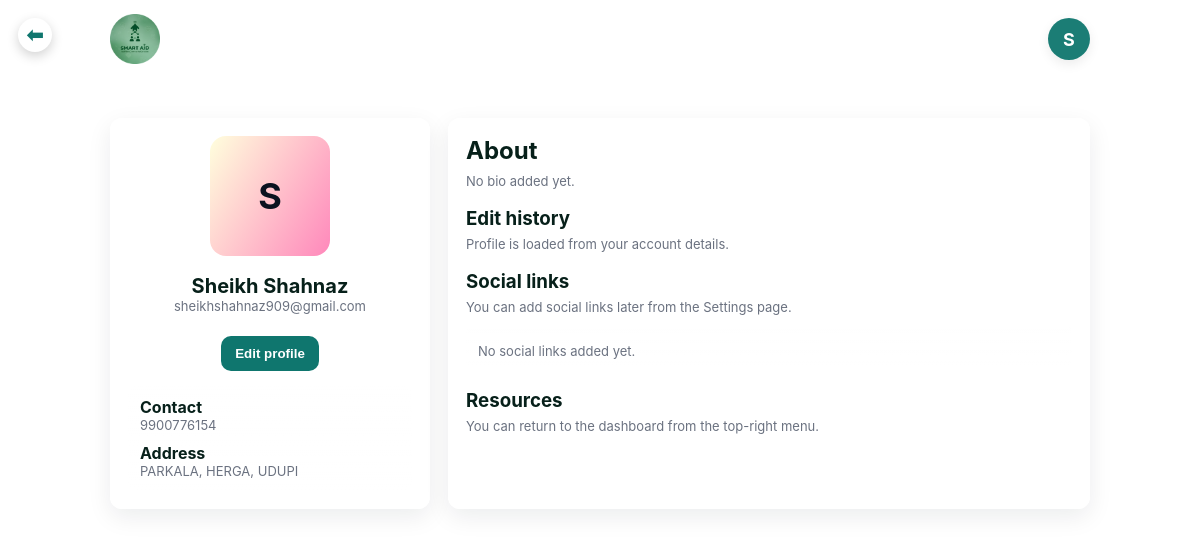
Screenshot of /donor_profile.php (signed in) with the database file from the repository.
### tables this page shows
CREATE TABLE `users` (
  `user_id` int(11) NOT NULL,
  `name` varchar(255) NOT NULL,
  `email` varchar(255) NOT NULL,
  `password_hash` varchar(255) NOT NULL,
  `phone` varchar(20) DEFAULT NULL,
  `location` varchar(255) DEFAULT NULL,
  `role` enum('donor','reporter','admin') NOT NULL,
  `verification_status` enum('none','pending','verified','rejected') DEFAULT 'none',
  `created_at` timestamp NOT NULL DEFAULT current_timestamp(),
  `status` enum('active','blocked') NOT NULL DEFAULT 'active',
  `lat` decimal(10,7) DEFAULT NULL,
  `lng` decimal(10,7) DEFAULT NULL
);

### donor_profile.php (the view, shortened to what this page needs)
<?php
require 'config.php';
$userId = (int)$_SESSION['user_id'];
$stmt = $pdo->prepare("SELECT name, email, phone, location FROM users WHERE user_id = :uid LIMIT 1");
$stmt->execute([':uid' => $userId]);
$user = $stmt->fetch(PDO::FETCH_ASSOC);
function h($v) {
    return htmlspecialchars($v ?? '', ENT_QUOTES, 'UTF-8');
}
$name     = $user['name'] ?? '';
$email    = $user['email'] ?? '';
$phone    = $user['phone'] ?? '';
$location = $user['location'] ?? '';
$initialSource = $name !== '' ? $name : $email;
$initial = $initialSource !== '' ? mb_strtoupper(mb_substr($initialSource, 0, 1, 'UTF-8')) : 'U';
?>
<!doctype html>
<html lang="en">
<head>
</head>
<body>
  <a href="donor_homepage.php" class="back-btn">&#11013;</a>
  <header>
    <div class="brand">
      <div class="logo"><img src="images/circle-logo.png" alt="Smart Aid logo"></div>
      <div>
        <div style="font-weight:700;color:white">Smart Aid</div>
        <div class="muted" style="font-size:13px;color:rgba(255,255,255,0.9)">Donor profile</div>
      </div>
    </div>
    <div class="user-area" style="position:relative;">
      <div id="userInitial" class="user-initial" aria-haspopup="true" aria-expanded="false">
        <?php echo h($initial); ?>
      </div>
    </div>
  </header>
  <div class="wrap">
    <aside class="card" aria-labelledby="profileCard">
      <div class="profile-head">
        <div class="avatar" id="avatarBox">
          <span id="avatarLetter"><?php echo h($initial); ?></span>
        </div>
        <div>
          <h1 id="displayName"><?php echo h($name); ?></h1>
          <div class="muted" id="displayEmail"><?php echo h($email); ?></div>
        </div>
        <div class="actions" style="margin-top:10px">
          <button class="btn btn-primary" id="editProfileBtn">Edit profile</button>
        </div>
      </div>
      <div style="margin-top:14px" class="small-card">
        <div style="font-weight:700">Contact</div>
        <div class="muted" id="displayPhone">
          <?php echo $phone !== '' ? h($phone) : '—'; ?>
        </div>
        <div style="height:10px"></div>
        <div style="font-weight:700">Address</div>
        <div class="muted" id="displayAddress">
          <?php echo $location !== '' ? h($location) : '—'; ?>
        </div>
      </div>
    </aside>
    <section class="card" aria-labelledby="aboutSection">
      <h2 id="aboutSection">About</h2>
      <div class="muted" id="displayBio">No bio added yet.</div>
      <div style="margin-top:18px">
        <h3>Edit history</h3>
        <div class="muted" id="editHistory">Profile is loaded from your account details.</div>
      </div>
      <div style="margin-top:18px">
        <h3>Social links</h3>
        <div class="muted" style="font-size:13px;margin-bottom:8px">
          You can add social links later from the Settings page.
        </div>
        <div id="socialBox" class="small-card">
          <div style="display:flex;flex-direction:column;gap:8px">
            <div id="noSocialsMsg" class="muted">No social links added yet.</div>
          </div>
        </div>
      </div>
      <div style="margin-top:18px">
        <h3>Resources</h3>
        <div class="muted">You can return to the dashboard from the top-right menu.</div>
      </div>
    </section>
  </div>
</body>
</html>

### donor_profile.php (style rules this page uses)
:root { --card:#ffffffcc; --muted:#6b7280; --accent:#0f766e; --shadow: 0 8px 24px rgba(16,24,40,0.08); --radius:12px; font-family: Inter, system-ui, -apple-system, "Segoe UI", Roboto, "Helvetica Neue", Arial; }
html,body { height:100%;margin:0;-webkit-font-smoothing:antialiased; }
body { background: linear-gradient(180deg, rgba(255,255,255,0.6), rgba(255,255,255,0.4)), url('signin-background.jpeg.jpg') center/cover no-repeat; font-family:Inter, system-ui, Roboto, Arial; color:#07201a; }
header { display:flex; align-items:center; justify-content:space-between; padding:14px 22px; background:transparent; max-width:980px;margin:0 auto; }
.brand { display:flex; align-items:center; gap:12px }
.logo img { width:50px; height:50px; object-fit:cover; display:block }
.muted { color:var(--muted); font-size:13px }
.wrap { max-width:980px;margin:22px auto;padding:18px;display:grid;grid-template-columns:320px 1fr;gap:18px }
.card { background:var(--card); border-radius:var(--radius); box-shadow:var(--shadow); padding:18px; backdrop-filter: blur(6px); }
.profile-head { display:flex;flex-direction:column;align-items:center;gap:12px;text-align:center }
.avatar { width:120px;height:120px;border-radius:16px;background:linear-gradient(120deg,#ffd,#f8b);display:flex;align-items:center;justify-content:center;font-weight:700;color:#0b1220;font-size:36px;overflow:hidden }
h1 { margin:6px 0 0 0;font-size:20px }
.actions { display:flex;gap:10px;justify-content:center;margin-top:8px;flex-wrap:wrap }
.btn { padding:10px 14px;border-radius:10px;border:none;cursor:pointer }
.btn-primary { background:var(--accent);color:white;font-weight:600 }
.small-card { background:linear-gradient(180deg, rgba(255,255,255,0.85), transparent);padding:12px;border-radius:10px }
.user-area { display:flex;align-items:center;gap:12px }
.user-initial { width:42px;height:42px;border-radius:50%; background-color:rgba(15,118,110,0.95); color:white;display:flex;justify-content:center;align-items:center;font-weight:700;font-size:18px;cursor:pointer; box-shadow:0 4px 12px rgba(0,0,0,0.08); }
section.card h2 { margin:0 0 8px 0 }
section.card h3 { margin:10px 0 6px 0 }
.back-btn { position: absolute; top: 18px; left: 18px; width: 34px; height: 34px; display: flex; justify-content: center; align-items: center; background: white; color: #0f766e; border-radius: 50%; font-size: 20px; font-weight: 900; text-decoration: none; box-shadow: 0 4px 12px rgba(0,0,0,0.18); z-index: 999; transition: 0.25s ease; }

### rows the page displays
users: name "S", name "Sheikh Shahnaz", email "sheikhshahnaz909@gmail.com", phone "9900776154", location "PARKALA, HERGA, UDUPI"
